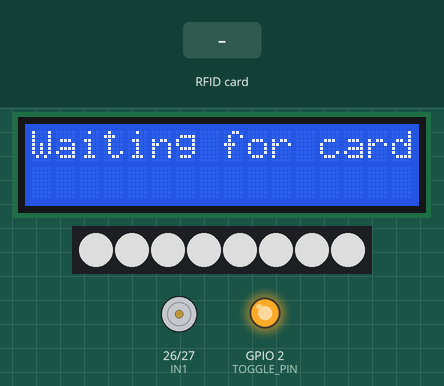
Recording of a sketch running on a simulated ESP32. Shown: 16×2 character LCD, 8 RGB LEDs in strip order, left to right, motor-driver pin pairs drawn as motors (green arrow = first pin HIGH = forward, orange = second pin HIGH = backward, longer = more drive), output pins drawn as LEDs (lit = HIGH). The inputs (shaded band) are chosen by the test bench. Dim RGB values are drawn brighter than linear; what the sketch prints to the serial monitor is not drawn.

Above: at 1.3 s.
1.4 s: RFID card 5E 7A 19 C4 held to the reader
At 2.2 s:
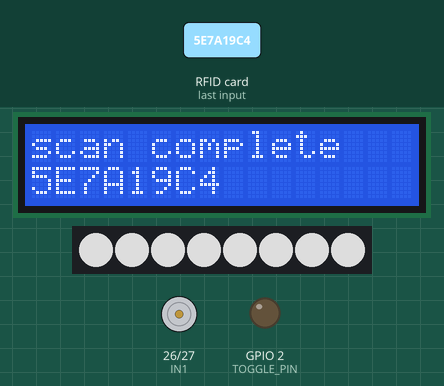
At 3.1 s:
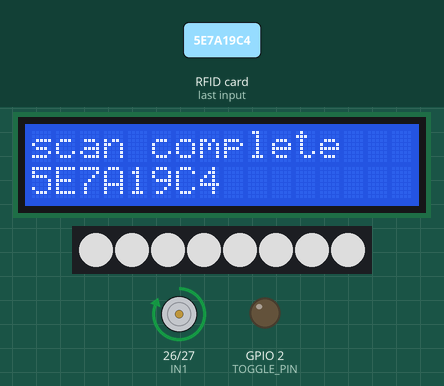
3.9 s: RFID card 5E 7A 19 C4 held to the reader
At 5.9 s:
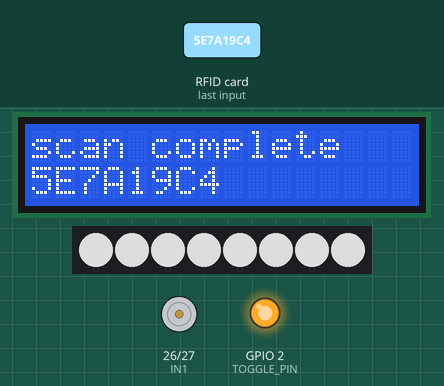
Timing chart, 0 to 7.4 s (numbered marks = the images above; inputs shaded):
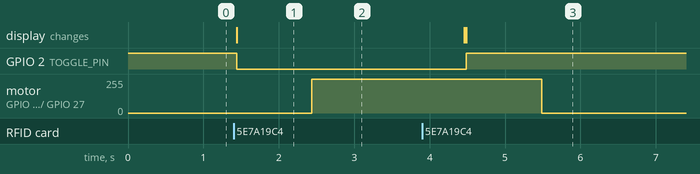

Measured:
- after the input at 1.4 s, GPIO 2 (TOGGLE_PIN): HIGH → LOW at once; motor on GPIO 26 (IN1) / GPIO 27 (IN2): stopped → forward 255/255 after 1.0 s; the display: changes at once (image 1)
- after the input at 3.9 s, GPIO 2 (TOGGLE_PIN): LOW → HIGH after 0.59 s; motor on GPIO 26 (IN1) / GPIO 27 (IN2): forward 255/255 → stopped after 1.6 s

The sketch:

esp32_fan_direction_toggle.ino
```cpp
#include <SPI.h>
#include <Adafruit_NeoPixel.h>
#include <MFRC522.h>
#include <HardwareSerial.h>
#include <LiquidCrystal_I2C.h>
// RFID 腳位
#define SS_PIN 5
#define RST_PIN 4
MFRC522 mfrc522(SS_PIN, RST_PIN);
LiquidCrystal_I2C lcd(0x27, 16, 2);
// HC-05 UART
#define HC05_RX 16
#define HC05_TX 17
HardwareSerial BTSerial(1);
bool toggleState = true; // 記錄目前狀態

// L298N 控制腳位
#define IN1 26  // 控制方向1
#define IN2 27  // 控制方向2
#define TOGGLE_PIN 2  // 控制風扇啟動（PWM or HIGH）


#define LED_PIN     13     // 接到資料線的腳位（可改）
#define LED_COUNT   8      // 總共 8 顆燈

Adafruit_NeoPixel strip(LED_COUNT, LED_PIN, NEO_GRB + NEO_KHZ800);
bool fanDirection = false;  // false = 順轉, true = 反轉

void setup() {
  Serial.begin(115200);
  BTSerial.begin(9600, SERIAL_8N1, HC05_RX, HC05_TX);
  pinMode(TOGGLE_PIN, OUTPUT);
  digitalWrite(TOGGLE_PIN, HIGH);
  // L298N 腳位
  pinMode(IN1, OUTPUT);
  pinMode(IN2, OUTPUT);

  // 預設風扇關閉
  digitalWrite(IN1, LOW);
  digitalWrite(IN2, LOW);
  // LCD 初始化
  lcd.init();
  lcd.backlight();
  lcd.setCursor(0, 0);
  lcd.print("Waiting for card..");
  strip.begin();
  strip.setBrightness(150); // 可調 0～255（越高越亮）
  for (int i = 0; i < LED_COUNT; i++) {
    strip.setPixelColor(i, strip.Color(255, 255, 255)); // 白光，可改色
  }
  strip.show(); // 顯示設定

  SPI.begin(18, 19, 23, SS_PIN);
  mfrc522.PCD_Init();

  Serial.println("🎫 請刷卡切換風扇方向");
}

void loop() {
  if (!mfrc522.PICC_IsNewCardPresent() || !mfrc522.PICC_ReadCardSerial()) return;
    toggleState = !toggleState;

  // 讀 UID
  String uidStr = "";
  for (byte i = 0; i < mfrc522.uid.size; i++) {
    uidStr += (mfrc522.uid.uidByte[i] < 0x10 ? "0" : "");
    uidStr += String(mfrc522.uid.uidByte[i], HEX);
  }
  uidStr.toUpperCase();

  Serial.print("📡 UID: ");
  Serial.println(uidStr);
  // 顯示刷卡成功
  lcd.clear();
  lcd.setCursor(0, 0);
  lcd.print("scan complete");
  lcd.setCursor(0, 1);
  lcd.print(uidStr);
  BTSerial.println("01");
  digitalWrite(TOGGLE_PIN, toggleState ? HIGH : LOW);
  delay(1000);  // 顯示 2 秒

  // 還原顯示狀態

  // 🔁 切換風扇方向
  fanDirection = !fanDirection;
  if (fanDirection) {
    // 反轉
    digitalWrite(IN1, HIGH);
    digitalWrite(IN2, LOW);
    Serial.println("🌀 風扇方向：反轉");
  } else {
    // 順轉
    digitalWrite(IN1, LOW);
    digitalWrite(IN2, LOW);
    Serial.println("🌀關閉");
  }

  mfrc522.PICC_HaltA();
  mfrc522.PCD_StopCrypto1();
  delay(2000); // 防止重複刷卡
  lcd.clear();
  lcd.setCursor(0, 0);
  lcd.print("Waiting for card..");

}
```
